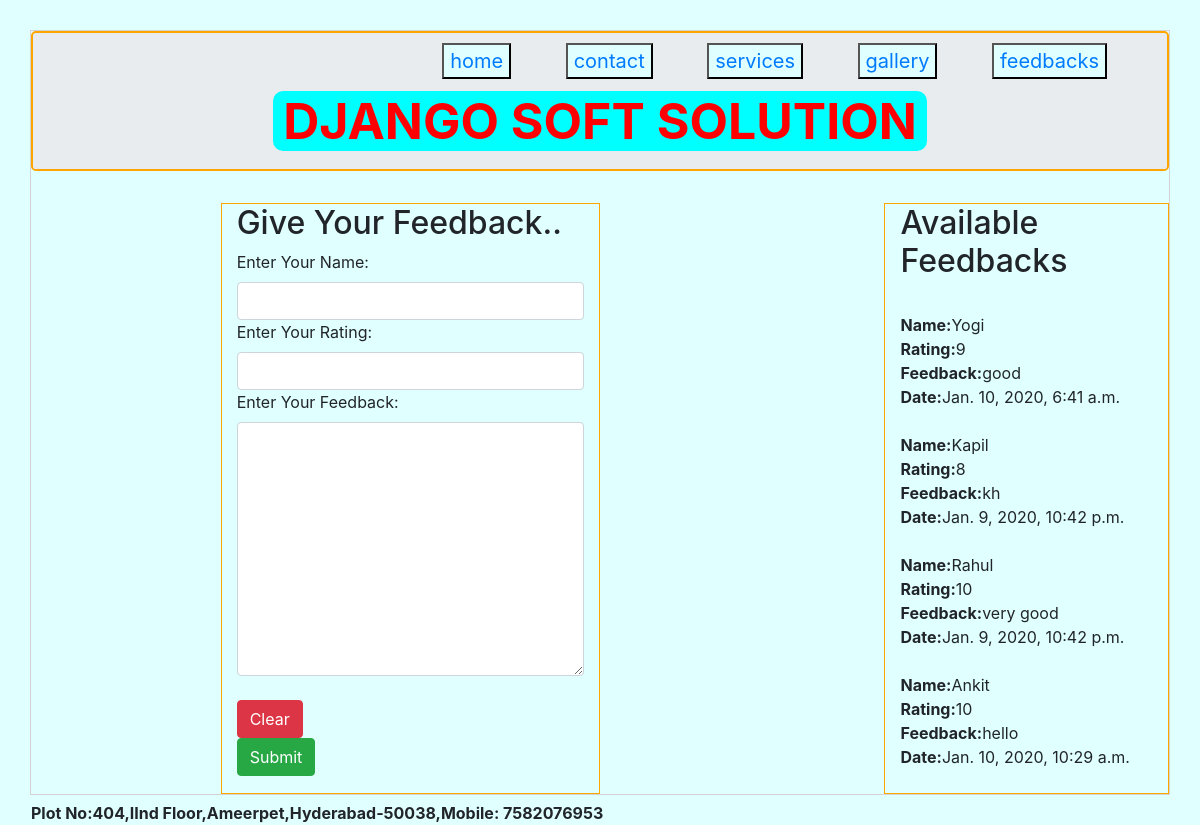
/feedbacks/, run on the app's committed database.
### instituteapp/models.py (models this page shows)
class FeedbackData(models.Model):
    name=models.CharField(max_length=30)
    rating=models.IntegerField()
    feedback=models.CharField(max_length=100)
    date=models.DateTimeField(max_length=30)

### instituteapp/views.py (the view)
# urls.py: url(r'^feedbacks/', views.feedbacks),
def feedbacks(request):
    if request.method=="POST":
        fform=FeedbackForm(request.POST)
        if fform.is_valid():
            name1=request.POST.get('Name')
            rating1=request.POST.get('Rating')
            feedback1=request.POST.get('Feedback')
            data =FeedbackData(
                name=name1,
                rating=rating1,
                date=date1,
                feedback=feedback1
            )
            data.save()
            fform=FeedbackForm()
            feedback=FeedbackData.objects.all()
            return render(request,'inhe_feedbacks.html',{'fform':fform ,'Feedbacks':feedback})
        else:
            return  HttpResponse("user missed some values")
    else:
        fform = FeedbackForm()
        feedback = FeedbackData.objects.all()
        print(feedback)
        return render(request, 'inhe_feedbacks.html',{'fform':fform,'Feedbacks':feedback})

### instituteapp/forms.py
class FeedbackForm(forms.Form):
    Name=forms.CharField(label='Enter Your Name',widget=forms.TextInput(attrs={'class':'form-control'}))
    Rating=forms.IntegerField(label='Enter Your Rating',widget=forms.NumberInput(attrs={'class':'form-control'}))
    Feedback=forms.CharField(label='Enter Your Feedback',widget=forms.Textarea(attrs={'class':'form-control'}))

### templates/inhe_feedbacks.html (shortened to what this page needs)
{% extends 'bases.html' %}
    {% block title %}
    <link rel="stylesheet" href="https://maxcdn.bootstrapcdn.com/bootstrap/4.4.1/css/bootstrap.min.css">
{% endblock %}
{% block content %}
    <div class="container">
        <div class="row">
            <div class="offset-2 col-md-4"style="border: 1px solid orange">
                <form method="post">
                <h2>Give Your Feedback..</h2>
                {{ fform }}<br>
                <input type="reset" value="Clear" class="btn btn-danger"style="margin-right: 200px">
                <input type="submit" value="Submit" class="btn btn-success">
                </form>
            </div>
            <div class="offset-3 col-md-3" style="border: 1px solid orange;">
                {% if Feedbacks %}
                    <h2>Available Feedbacks</h2><br>
                    {% for i in Feedbacks %}
                        {% if i.rating >= 5 and i.rating <= 10 %}
                        <b>Name:</b>{{ i.name | capfirst }}<br>
                        <b>Rating:</b>{{ i.rating }}<br>
                        <b>Feedback:</b>{{ i.feedback }}<br>
                        <b>Date:</b>{{ i.date }}<br><br>
                        {% endif %}
                    {% endfor %}
                {% else %}
                    <h2>No Feedbacks Available</h2>
                {% endif %}
            </div>
        </div>
    </div>
{% endblock %}

### templates/bases.html (style rules this page uses)
body { margin: 30px; background-color: lightcyan; border:lightgray 1px solid; }

### data on the page
FeedbackData: name "Yogi", rating "9", feedback "good", date "Jan. 10, 2020, 6:41 a.m."
FeedbackData: name "Kapil", rating "8", feedback "kh", date "Jan. 9, 2020, 10:42 p.m."
FeedbackData: name "Rahul", rating "10", feedback "very good", date "Jan. 9, 2020, 10:42 p.m."
FeedbackData: name "Ankit", rating "10", feedback "hello", date "Jan. 10, 2020, 10:29 a.m."
